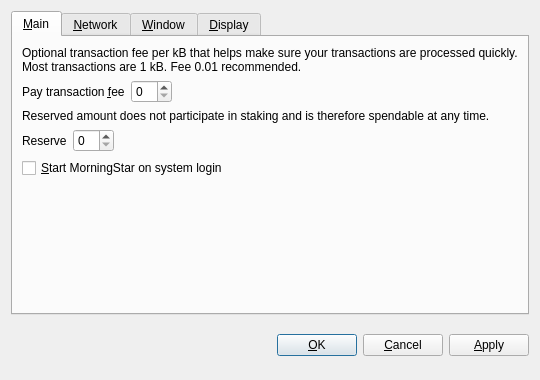
<?xml version="1.0" encoding="UTF-8"?>
<ui version="4.0">
 <class>OptionsDialog</class>
 <widget class="QDialog" name="OptionsDialog">
  <property name="geometry">
   <rect>
    <x>0</x>
    <y>0</y>
    <width>540</width>
    <height>380</height>
   </rect>
  </property>
  <property name="windowTitle">
   <string>Options</string>
  </property>
  <property name="modal">
   <bool>true</bool>
  </property>
  <layout class="QVBoxLayout" name="verticalLayout">
   <item>
    <widget class="QTabWidget" name="tabWidget">
     <property name="tabPosition">
      <enum>QTabWidget::North</enum>
     </property>
     <property name="currentIndex">
      <number>0</number>
     </property>
     <widget class="QWidget" name="tabMain">
      <attribute name="title">
       <string>&amp;Main</string>
      </attribute>
      <layout class="QVBoxLayout" name="verticalLayout_Main">
       <item>
        <widget class="QLabel" name="transactionFeeInfoLabel">
         <property name="text">
          <string>Optional transaction fee per kB that helps make sure your transactions are processed quickly. Most transactions are 1 kB. Fee 0.01 recommended.</string>
         </property>
         <property name="textFormat">
          <enum>Qt::PlainText</enum>
         </property>
         <property name="wordWrap">
          <bool>true</bool>
         </property>
        </widget>
       </item>
       <item>
        <layout class="QHBoxLayout" name="horizontalLayoutFee">
         <item>
          <widget class="QLabel" name="transactionFeeLabel">
           <property name="text">
            <string>Pay transaction &amp;fee</string>
           </property>
           <property name="textFormat">
            <enum>Qt::PlainText</enum>
           </property>
           <property name="buddy">
            <cstring>transactionFee</cstring>
           </property>
          </widget>
         </item>
         <item>
          <widget class="BitcoinAmountField" name="transactionFee"/>
         </item>
         <item>
          <spacer name="horizontalSpacerFee">
           <property name="orientation">
            <enum>Qt::Horizontal</enum>
           </property>
           <property name="sizeHint" stdset="0">
            <size>
             <width>40</width>
             <height>20</height>
            </size>
           </property>
          </spacer>
         </item>
        </layout>
       </item>
       <item>
        <widget class="QLabel" name="reserveBalanceInfoLabel">
         <property name="text">
          <string>Reserved amount does not participate in staking and is therefore spendable at any time.</string>
         </property>
         <property name="textFormat">
          <enum>Qt::PlainText</enum>
         </property>
         <property name="wordWrap">
          <bool>true</bool>
         </property>
        </widget>
       </item>
       <item>
        <layout class="QHBoxLayout" name="horizontalLayoutReserveBalance">
         <item>
          <widget class="QLabel" name="reserveBalanceLabel">
           <property name="text">
            <string>Reserve</string>
           </property>
           <property name="textFormat">
            <enum>Qt::PlainText</enum>
           </property>
           <property name="buddy">
            <cstring>reserveBalance</cstring>
           </property>
          </widget>
         </item>
         <item>
          <widget class="BitcoinAmountField" name="reserveBalance"/>
         </item>
         <item>
          <spacer name="horizontalSpacerReserveBalance">
           <property name="orientation">
            <enum>Qt::Horizontal</enum>
           </property>
           <property name="sizeHint" stdset="0">
            <size>
             <width>40</width>
             <height>20</height>
            </size>
           </property>
          </spacer>
         </item>
        </layout>
       </item>
       <item>
        <widget class="QCheckBox" name="bitcoinAtStartup">
         <property name="toolTip">
          <string>Automatically start MorningStar after logging in to the system.</string>
         </property>
         <property name="text">
          <string>&amp;Start MorningStar on system login</string>
         </property>
        </widget>
       </item>
       <item>
        <spacer name="verticalSpacer_Main">
         <property name="orientation">
          <enum>Qt::Vertical</enum>
         </property>
         <property name="sizeHint" stdset="0">
          <size>
           <width>20</width>
           <height>40</height>
          </size>
         </property>
        </spacer>
       </item>
      </layout>
     </widget>
     <widget class="QWidget" name="tabNetwork">
      <attribute name="title">
       <string>&amp;Network</string>
      </attribute>
      <layout class="QVBoxLayout" name="verticalLayout_Network">
       <item>
        <widget class="QCheckBox" name="mapPortUpnp">
         <property name="toolTip">
          <string>Automatically open the MorningStar client port on the router. This only works when your router supports UPnP and it is enabled.</string>
         </property>
         <property name="text">
          <string>Map port using &amp;UPnP</string>
         </property>
        </widget>
       </item>
       <item>
        <widget class="QCheckBox" name="connectSocks">
         <property name="toolTip">
          <string>Connect to the MorningStar network through a SOCKS5 proxy (e.g. when connecting through Tor).</string>
         </property>
         <property name="text">
          <string>&amp;Connect through SOCKS5 proxy:</string>
         </property>
        </widget>
       </item>
       <item>
        <layout class="QHBoxLayout" name="horizontalLayout_Network">
         <item>
          <widget class="QLabel" name="proxyIpLabel">
           <property name="text">
            <string>Proxy &amp;IP:</string>
           </property>
           <property name="textFormat">
            <enum>Qt::PlainText</enum>
           </property>
           <property name="buddy">
            <cstring>proxyIp</cstring>
           </property>
          </widget>
         </item>
         <item>
          <widget class="QValidatedLineEdit" name="proxyIp">
           <property name="maximumSize">
            <size>
             <width>140</width>
             <height>16777215</height>
            </size>
           </property>
           <property name="toolTip">
            <string>IP address of the proxy (e.g. 127.0.0.1)</string>
           </property>
          </widget>
         </item>
         <item>
          <widget class="QLabel" name="proxyPortLabel">
           <property name="text">
            <string>&amp;Port:</string>
           </property>
           <property name="textFormat">
            <enum>Qt::PlainText</enum>
           </property>
           <property name="buddy">
            <cstring>proxyPort</cstring>
           </property>
          </widget>
         </item>
         <item>
          <widget class="QLineEdit" name="proxyPort">
           <property name="maximumSize">
            <size>
             <width>55</width>
             <height>16777215</height>
            </size>
           </property>
           <property name="toolTip">
            <string>Port of the proxy (e.g. 9050)</string>
           </property>
          </widget>
         </item>
         <item>
          <spacer name="horizontalSpacer_Network">
           <property name="orientation">
            <enum>Qt::Horizontal</enum>
           </property>
           <property name="sizeHint" stdset="0">
            <size>
             <width>40</width>
             <height>20</height>
            </size>
           </property>
          </spacer>
         </item>
        </layout>
       </item>
       <item>
        <spacer name="verticalSpacer_Network">
         <property name="orientation">
          <enum>Qt::Vertical</enum>
         </property>
         <property name="sizeHint" stdset="0">
          <size>
           <width>20</width>
           <height>40</height>
          </size>
         </property>
        </spacer>
       </item>
      </layout>
     </widget>
     <widget class="QWidget" name="tabWindow">
      <attribute name="title">
       <string>&amp;Window</string>
      </attribute>
      <layout class="QVBoxLayout" name="verticalLayout_Window">
       <item>
        <widget class="QCheckBox" name="minimizeToTray">
         <property name="toolTip">
          <string>Show only a tray icon after minimizing the window.</string>
         </property>
         <property name="text">
          <string>&amp;Minimize to the tray instead of the taskbar</string>
         </property>
        </widget>
       </item>
       <item>
        <widget class="QCheckBox" name="minimizeOnClose">
         <property name="toolTip">
          <string>Minimize instead of exit the application when the window is closed. When this option is enabled, the application will be closed only after selecting Quit in the menu.</string>
         </property>
         <property name="text">
          <string>M&amp;inimize on close</string>
         </property>
        </widget>
       </item>
       <item>
        <spacer name="verticalSpacer_Window">
         <property name="orientation">
          <enum>Qt::Vertical</enum>
         </property>
         <property name="sizeHint" stdset="0">
          <size>
           <width>20</width>
           <height>40</height>
          </size>
         </property>
        </spacer>
       </item>
      </layout>
     </widget>
     <widget class="QWidget" name="tabDisplay">
      <attribute name="title">
       <string>&amp;Display</string>
      </attribute>
      <layout class="QVBoxLayout" name="verticalLayout_Display">
       <item>
        <layout class="QHBoxLayout" name="horizontalLayout_1_Display">
         <item>
          <widget class="QLabel" name="langLabel">
           <property name="text">
            <string>User Interface &amp;language:</string>
           </property>
           <property name="textFormat">
            <enum>Qt::PlainText</enum>
           </property>
           <property name="buddy">
            <cstring>lang</cstring>
           </property>
          </widget>
         </item>
         <item>
          <widget class="QValueComboBox" name="lang">
           <property name="toolTip">
            <string>The user interface language can be set here. This setting will take effect after restarting MorningStar.</string>
           </property>
          </widget>
         </item>
        </layout>
       </item>
       <item>
        <layout class="QHBoxLayout" name="horizontalLayout_2_Display">
         <item>
          <widget class="QLabel" name="unitLabel">
           <property name="text">
            <string>&amp;Unit to show amounts in:</string>
           </property>
           <property name="textFormat">
            <enum>Qt::PlainText</enum>
           </property>
           <property name="buddy">
            <cstring>unit</cstring>
           </property>
          </widget>
         </item>
         <item>
          <widget class="QValueComboBox" name="unit">
           <property name="toolTip">
            <string>Choose the default subdivision unit to show in the interface and when sending coins.</string>
           </property>
          </widget>
         </item>
        </layout>
       </item>
       <item>
        <widget class="QCheckBox" name="coinControlFeatures">
         <property name="toolTip">
          <string>Whether to show coin control features or not.</string>
         </property>
         <property name="text">
          <string>Display coin &amp;control features (experts only!)</string>
         </property>
        </widget>
       </item>
       <item>
        <widget class="QCheckBox" name="minimizeCoinAge">
         <property name="toolTip">
          <string>Whether to select the coin outputs randomly or with minimal coin age.</string>
         </property>
         <property name="text">
          <string>Minimize weight consumption (experimental)</string>
         </property>
        </widget>
       </item>
       <item>
        <spacer name="verticalSpacer_Display">
         <property name="orientation">
          <enum>Qt::Vertical</enum>
         </property>
         <property name="sizeHint" stdset="0">
          <size>
           <width>20</width>
           <height>40</height>
          </size>
         </property>
        </spacer>
       </item>
      </layout>
     </widget>
    </widget>
   </item>
   <item>
    <layout class="QHBoxLayout" name="horizontalLayout_Buttons">
     <item>
      <spacer name="horizontalSpacer_1">
       <property name="orientation">
        <enum>Qt::Horizontal</enum>
       </property>
       <property name="sizeHint" stdset="0">
        <size>
         <width>40</width>
         <height>48</height>
        </size>
       </property>
      </spacer>
     </item>
     <item>
      <widget class="QLabel" name="statusLabel">
       <property name="font">
        <font>
         <weight>75</weight>
         <bold>true</bold>
        </font>
       </property>
       <property name="text">
        <string/>
       </property>
       <property name="textFormat">
        <enum>Qt::PlainText</enum>
       </property>
       <property name="wordWrap">
        <bool>true</bool>
       </property>
      </widget>
     </item>
     <item>
      <spacer name="horizontalSpacer_2">
       <property name="orientation">
        <enum>Qt::Horizontal</enum>
       </property>
       <property name="sizeHint" stdset="0">
        <size>
         <width>40</width>
         <height>48</height>
        </size>
       </property>
      </spacer>
     </item>
     <item>
      <widget class="QPushButton" name="okButton">
       <property name="text">
        <string>&amp;OK</string>
       </property>
      </widget>
     </item>
     <item>
      <widget class="QPushButton" name="cancelButton">
       <property name="text">
        <string>&amp;Cancel</string>
       </property>
       <property name="autoDefault">
        <bool>false</bool>
       </property>
      </widget>
     </item>
     <item>
      <widget class="QPushButton" name="applyButton">
       <property name="text">
        <string>&amp;Apply</string>
       </property>
       <property name="autoDefault">
        <bool>false</bool>
       </property>
      </widget>
     </item>
    </layout>
   </item>
  </layout>
 </widget>
 <customwidgets>
  <customwidget>
   <class>BitcoinAmountField</class>
   <extends>QSpinBox</extends>
   <header>bitcoinamountfield.h</header>
  </customwidget>
  <customwidget>
   <class>QValueComboBox</class>
   <extends>QComboBox</extends>
   <header>qvaluecombobox.h</header>
  </customwidget>
  <customwidget>
   <class>QValidatedLineEdit</class>
   <extends>QLineEdit</extends>
   <header>qvalidatedlineedit.h</header>
  </customwidget>
 </customwidgets>
 <resources/>
 <connections/>
</ui>
